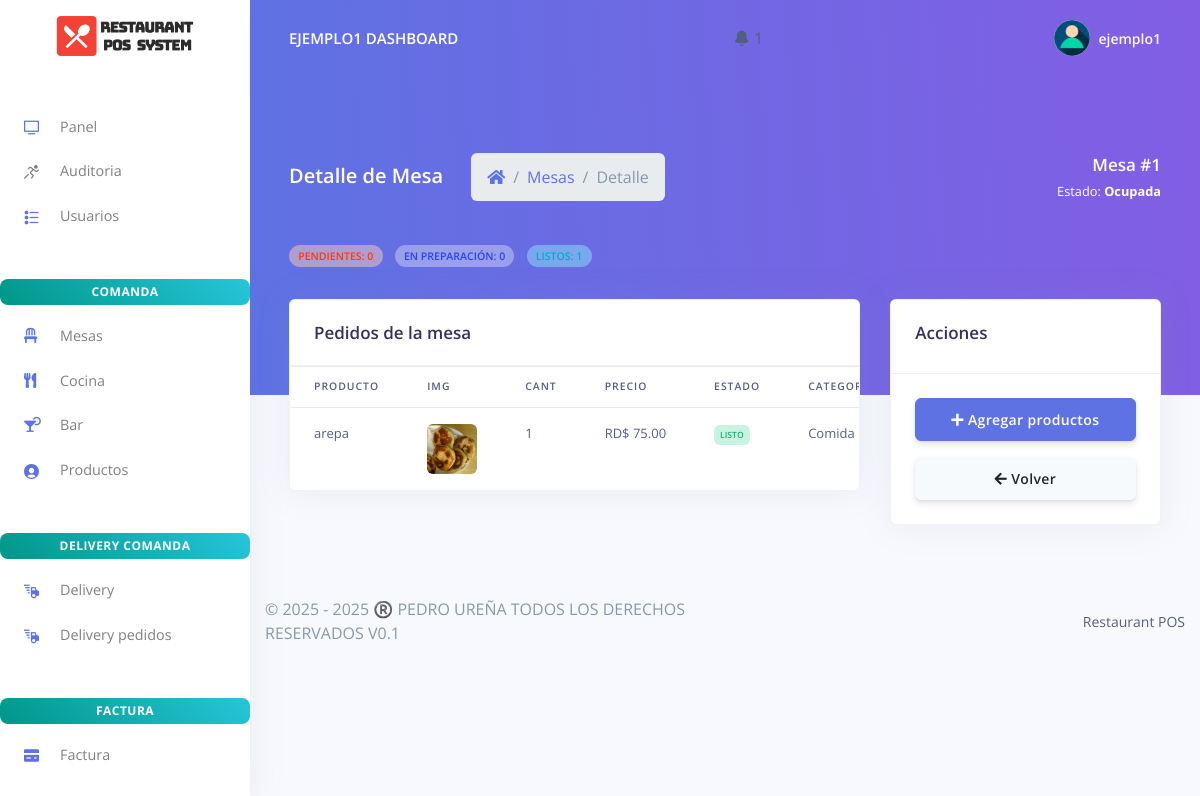
Screenshot of /mesas/mesa_detalle.php?mesa=m001 (signed in) with the database file from the repository.
### tables this page shows
CREATE TABLE `rpos_admin` (
  `admin_id` varchar(200) NOT NULL,
  `admin_name` varchar(200) NOT NULL,
  `admin_email` varchar(200) NOT NULL,
  `admin_password` varchar(200) NOT NULL,
  `activation_key` varchar(200) DEFAULT NULL,
  `estado` enum('Activo','Inactivo') DEFAULT 'Inactivo',
  `activation_expiry` datetime DEFAULT NULL
);

CREATE TABLE `rpos_mesas` (
  `mesa_id` varchar(200) NOT NULL,
  `numero_mesa` int(11) NOT NULL,
  `capacidad` int(11) NOT NULL,
  `ubicacion` varchar(200) NOT NULL,
  `estado` enum('Disponible','Ocupada','Reservada','Mantenimiento','En preparación','Listo para servir','Lista para facturar','Cerrada') NOT NULL DEFAULT 'Disponible',
  `created_at` timestamp(6) NOT NULL DEFAULT current_timestamp(6) ON UPDATE current_timestamp(6),
  `num_personas` int(11) DEFAULT NULL,
  `mesero_asignado` varchar(200) DEFAULT NULL,
  `notas` text DEFAULT NULL
);

CREATE TABLE `rpos_orders` (
  `order_id` varchar(200) NOT NULL,
  `order_code` varchar(200) NOT NULL,
  `customer_id` varchar(200) NOT NULL,
  `customer_name` varchar(200) NOT NULL,
  `customer_phone` varchar(20) DEFAULT NULL,
  `customer_address` text DEFAULT NULL,
  `prod_id` varchar(200) NOT NULL,
  `prod_name` varchar(200) NOT NULL,
  `prod_price` varchar(200) NOT NULL,
  `prod_qty` varchar(200) NOT NULL,
  `order_status` enum('Pendiente','En preparación','Listo','Entregado','Cancelado','Facturada') NOT NULL DEFAULT 'Pendiente',
  `created_at` timestamp(6) NOT NULL DEFAULT current_timestamp(6) ON UPDATE current_timestamp(6),
  `notas` text DEFAULT NULL,
  `mesa_id` varchar(50) DEFAULT NULL,
  `created_by` varchar(50) NOT NULL
);

CREATE TABLE `rpos_products` (
  `prod_id` varchar(200) NOT NULL,
  `prod_code` varchar(200) NOT NULL,
  `prod_name` varchar(200) NOT NULL,
  `prod_img` varchar(200) NOT NULL,
  `prod_desc` longtext NOT NULL,
  `categoria_id` int(11) NOT NULL,
  `tipo` enum('Comida','Bebida','Postre') DEFAULT NULL,
  `prod_price` varchar(200) NOT NULL,
  `created_at` timestamp(6) NOT NULL DEFAULT current_timestamp(6) ON UPDATE current_timestamp(6)
);

CREATE TABLE `rpos_categorias_productos` (
  `categoria_id` int(11) NOT NULL,
  `nombre_categoria` varchar(200) NOT NULL,
  `descripcion` text DEFAULT NULL,
  `created_at` timestamp(6) NOT NULL DEFAULT current_timestamp(6) ON UPDATE current_timestamp(6)
);

### mesas/mesa_detalle.php (the view, shortened to what this page needs)
<?php
include('../config/config.php');
$mesa_id = $_GET['mesa'];
$stmt_mesa = $mysqli->prepare("SELECT m.*, s.staff_name as mesero_nombre
                               FROM rpos_mesas m
                               LEFT JOIN rpos_staff s ON m.mesero_asignado = s.staff_id
                               WHERE m.mesa_id=?");
$stmt_mesa->bind_param('s', $mesa_id);
$stmt_mesa->execute();
$mesa = $stmt_mesa->get_result()->fetch_object();
$stmt_pedidos = $mysqli->prepare("SELECT o.*, p.prod_img, c.nombre_categoria
  FROM rpos_orders o
  JOIN rpos_products p ON o.prod_id=p.prod_id
  LEFT JOIN rpos_categorias_productos c ON p.categoria_id=c.categoria_id
  JOIN rpos_ordenes_mesas om ON o.order_id=om.order_id
  WHERE om.mesa_id=? AND om.estado='Activa'
  ORDER BY o.order_status ASC, o.created_at DESC");
$stmt_pedidos->bind_param('s', $mesa_id);
$stmt_pedidos->execute();
$pedidos = $stmt_pedidos->get_result();
require_once('../partials/_head.php');
?>
<body>
<?php require_once('../partials/_sidebar.php'); ?>
<div class="main-content">
<?php require_once('../partials/_topnav.php'); ?>
<div class="header bg-gradient-primary pb-8 pt-5 pt-md-8">
  <div class="container-fluid">
    <div class="header-body">
      <div class="row align-items-center py-4">
        <div class="col-lg-6 col-7">
          <h6 class="h2 text-white d-inline-block mb-0">Detalle de Mesa</h6>
          <nav aria-label="breadcrumb" class="d-none d-md-inline-block ml-md-4">
            <ol class="breadcrumb breadcrumb-links breadcrumb-dark mb-0">
              <li class="breadcrumb-item"><a href="../dashboard.php"><i class="fas fa-home"></i></a></li>
              <li class="breadcrumb-item"><a href="mesas.php">Mesas</a></li>
              <li class="breadcrumb-item active" aria-current="page">Detalle</li>
            </ol>
          </nav>
        </div>
        <div class="col-lg-6 col-5 text-right">
          <h3 class="text-white mb-0">Mesa #<?= htmlspecialchars($mesa->numero_mesa) ?></h3>
          <small class="text-white">Estado: <strong><?= htmlspecialchars($mesa->estado) ?></strong></small><br>
        </div>
      </div>
      <div class="row mt-3">
        <div class="col">
          <?php
          $pedidos->data_seek(0);
          $pendientes = $en_preparacion = $listos = 0;
          while ($p = $pedidos->fetch_object()) {
              if ($p->order_status=='Pendiente') $pendientes++;
              elseif ($p->order_status=='En preparación') $en_preparacion++;
              elseif ($p->order_status=='Listo') $listos++;
          }
          $pedidos->data_seek(0);
          ?>
          <span class="badge badge-pill badge-warning mr-2">Pendientes: <?= $pendientes ?></span>
          <span class="badge badge-pill badge-primary mr-2">En preparación: <?= $en_preparacion ?></span>
          <span class="badge badge-pill badge-info mr-3">Listos: <?= $listos ?></span>
        </div>
      </div>
    </div>
  </div>
</div>
<div class="container-fluid mt--7">
    <div class="row">
        <div class="col-xl-8 mb-4">
            <div class="card shadow">
                <div class="card-header"><h3 class="mb-0">Pedidos de la mesa</h3></div>
                <div class="table-responsive">
                    <table class="table table-hover">
                        <thead>
                            <tr>
                                <th>Producto</th>
                                <th>Img</th>
                                <th>Cant</th>
                                <th>Precio</th>
                                <th>Estado</th>
                                <th>Categoría</th>
                            </tr>
                        </thead>
                        <tbody>
                            <?php if ($pedidos->num_rows > 0): while ($pedido = $pedidos->fetch_object()): ?>
                                <tr>
                                    <td><?= htmlspecialchars($pedido->prod_name) ?></td>
                                    <td><img src="../assets/img/products/<?= $pedido->prod_img ?: 'default.jpg' ?>" style="width:50px;height:50px;object-fit:cover;" class="rounded"></td>
                                    <td><?= $pedido->prod_qty ?></td>
                                    <td>RD$ <?= number_format($pedido->prod_price,2) ?></td>
                                    <td>
                                        <?php
                                        $cls = 'badge-secondary';
                                        if ($pedido->order_status=='Pendiente') $cls='badge-warning';
                                        elseif ($pedido->order_status=='En preparación') $cls='badge-primary';
                                        elseif ($pedido->order_status=='Listo') $cls='badge-success';
                                        ?>
                                        <span class="badge <?= $cls ?>"><?= $pedido->order_status ?></span>
                                    </td>
                                    <td><?= htmlspecialchars($pedido->nombre_categoria ?? '-') ?></td>
                                </tr>
                            <?php endwhile; else: ?>
                                <tr><td colspan="8" class="text-center">No hay pedidos</td></tr>
                            <?php endif; ?>
                        </tbody>
                    </table>
                </div>
            </div>
        </div>
        <div class="col-xl-4 mb-4">
            <div class="card shadow">
                <div class="card-header"><h3>Acciones</h3></div>
                <div class="card-body">
                    <button class="btn btn-block btn-primary mb-3" data-toggle="modal" data-target="#modalAgregarPedido">
                        <i class="fas fa-plus"></i> Agregar productos
                    </button>
                    <a href="mesas.php" class="btn btn-block btn-secondary"><i class="fas fa-arrow-left"></i> Volver</a>
                </div>
            </div>
        </div>
    </div>
</div>
<?php require_once('../partials/_footer.php'); ?>
</div>
</body>
</html>

### partials/_topnav.php (shortened to what this page needs)
<?php
$current_path = $_SERVER['PHP_SELF'];
$folders = ['factura', 'delivery', 'auditoria', 'cocina', 'mesas', 'bar', 'usuario', 'hrm', 'customes', 'products', 'empresa', 'notificaciones'];
$is_in_subfolder = false;
foreach ($folders as $folder) {
    if (strpos($current_path, "/$folder/") !== false) {
        $is_in_subfolder = true;
        break;
    }
}
$base_path = $is_in_subfolder ? '../' : '';
$user_id = $_SESSION['user_id'] ?? null;
$rol     = $_SESSION['rol'] ?? null;
$user = null;
if ($user_id && $rol) {
    if ($rol === 'admin') {
        $query = "SELECT admin_name AS nombre FROM rpos_admin WHERE admin_id = ?";
    } else {
        $query = "SELECT staff_name AS nombre FROM rpos_staff WHERE staff_id = ?";
    }
    $stmt = $mysqli->prepare($query);
    $stmt->bind_param("s", $user_id);
    $stmt->execute();
    $res = $stmt->get_result();
    $user = $res->fetch_object();
}
?>
<?php if (!empty($user)) { ?>
    <nav class="navbar navbar-top navbar-expand-md navbar-dark" id="navbar-main">
        <div class="container-fluid">
            <a class="h4 mb-0 text-white text-uppercase d-none d-lg-inline-block" href="<?php echo $base_path; ?>dashboard.php">
                <?php echo htmlspecialchars($user->nombre); ?> Dashboard
            </a>
            <li class="nav-item dropdown">
                <a class="nav-link" href="#" role="button" data-toggle="dropdown" aria-haspopup="true" aria-expanded="false">
                    <i class="ni ni-bell-55"></i>
                    <?php
                    $query_count = "SELECT COUNT(*) as count FROM rpos_notificaciones WHERE estado = 'pendiente'";
                    $count_result = $mysqli->query($query_count);
                    $count = $count_result->fetch_object()->count;
                    if ($count > 0): ?>
                        <span class="notification-badge"><?php echo $count; ?></span>
                    <?php endif; ?>
                </a>
            </li>
<ul class="navbar-nav align-items-center d-none d-md-flex">
    <li class="nav-item dropdown">
        <a class="nav-link pr-0" href="#" role="button" data-toggle="dropdown">
            <div class="media align-items-center">
                <span class="avatar avatar-sm rounded-circle">
                    <img alt="Image placeholder" src="<?php echo $base_path; ?>assets/img/theme/user-a-min.png">
                </span>
                <div class="media-body ml-2 d-none d-lg-block">
                    <span class="mb-0 text-sm font-weight-bold"><?php echo htmlspecialchars($user->nombre); ?></span>
                </div>
            </div>
        </a>
    </li>
</ul>
        </div>
    </nav>
<?php } ?>

### rows the page displays
rpos_admin: admin_name "EJEMPLO1", admin_name "ejemplo1"
rpos_mesas: numero_mesa "1", estado "Ocupada"
rpos_orders: prod_name "arepa", prod.prod_img (picture), prod_qty "1", prod_price "75.00", order_status "LISTO", rpos_categorias_productos.nombre_categoria "Comida"

### other values shown
$count "1"
$pendientes "0"
$en_preparacion "0"
$listos "1"
